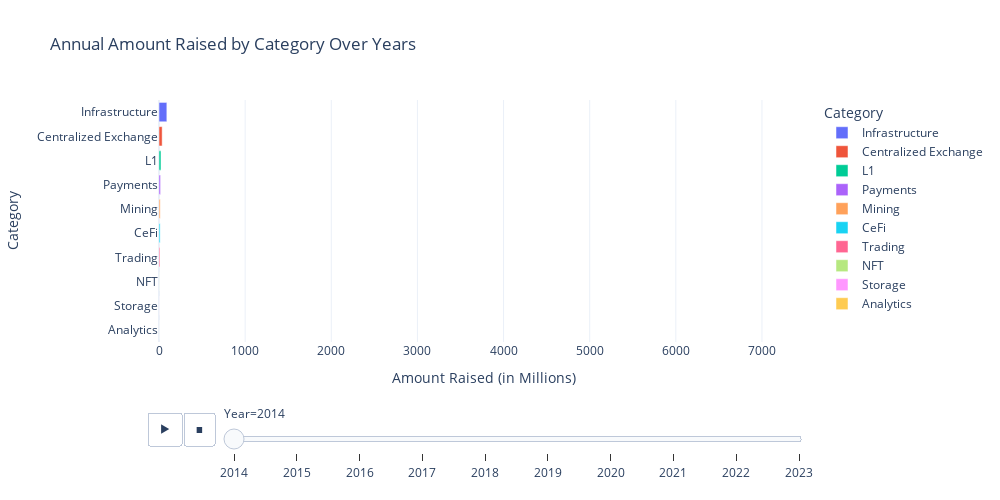

Notebook code cell kept with this figure:
### Code cell
import plotly.express as px

fig = px.bar(year_cat, 
             x='Amount Raised', 
             y='Category', 
             animation_frame='Year', 
             orientation='h',
             range_x=[0, year_cat['Amount Raised'].max() * 1.1],
             title='Annual Amount Raised by Category Over Years',
             color='Category')

fig.update_layout(yaxis={'categoryorder':'total ascending'},
                  xaxis_title='Amount Raised (in Millions)',
                  yaxis_title='Category',
                  legend_title='Category',
                  template='plotly_white',
                  height=500,
                  width=1000,
                  autosize=True)

fig.layout.updatemenus[0].buttons[0].args[1]["frame"]["duration"] = 1000  
fig.layout.updatemenus[0].buttons[0].args[1]["transition"]["duration"] = 500

fig.show()

### Figure 1 — Plotly figure (JSON) as saved in the notebook; plotly's stock layout.template omitted (floating-point values rounded to 4 significant figures)
{"data": [{"alignmentgroup": "True", "hovertemplate": "Category=%{y}<br>Year=2014<br>Amount Raised=%{x}<extra></extra>", "legendgroup": "Infrastructure", "marker": {"color": "#636efa", "pattern": {"shape": ""}}, "name": "Infrastructure", "offsetgroup": "Infrastructure", "orientation": "h", "showlegend": true, "textposition": "auto", "type": "bar", "x": [91.14], "xaxis": "x", "y": ["Infrastructure"], "yaxis": "y"}, {"alignmentgroup": "True", "hovertemplate": "Category=%{y}<br>Year=2014<br>Amount Raised=%{x}<extra></extra>", "legendgroup": "Centralized Exchange", "marker": {"color": "#EF553B", "pattern": {"shape": ""}}, "name": "Centralized Exchange", "offsetgroup": "Centralized Exchange", "orientation": "h", "showlegend": true, "textposition": "auto", "type": "bar", "x": [36.65], "xaxis": "x", "y": ["Centralized Exchange"], "yaxis": "y"}, {"alignmentgroup": "True", "hovertemplate": "Category=%{y}<br>Year=2014<br>Amount Raised=%{x}<extra></extra>", "legendgroup": "L1", "marker": {"color": "#00cc96", "pattern": {"shape": ""}}, "name": "L1", "offsetgroup": "L1", "orientation": "h", "showlegend": true, "textposition": "auto", "type": "bar", "x": [22.98], "xaxis": "x", "y": ["L1"], "yaxis": "y"}, {"alignmentgroup": "True", "hovertemplate": "Category=%{y}<br>Year=2014<br>Amount Raised=%{x}<extra></extra>", "legendgroup": "Payments", "marker": {"color": "#ab63fa", "pattern": {"shape": ""}}, "name": "Payments", "offsetgroup": "Payments", "orientation": "h", "showlegend": true, "textposition": "auto", "type": "bar", "x": [18], "xaxis": "x", "y": ["Payments"], "yaxis": "y"}, {"alignmentgroup": "True", "hovertemplate": "Category=%{y}<br>Year=2014<br>Amount Raised=%{x}<extra></extra>", "legendgroup": "Mining", "marker": {"color": "#FFA15A", "pattern": {"shape": ""}}, "name": "Mining", "offsetgroup": "Mining", "orientation": "h", "showlegend": true, "textposition": "auto", "type": "bar", "x": [14], "xaxis": "x", "y": ["Mining"], "yaxis": "y"}, {"alignmentgroup": "True", "hovertemplate": "Category=%{y}<br>Year=2014<br>Amount Raised=%{x}<extra></extra>", "legendgroup": "CeFi", "marker": {"color": "#19d3f3", "pattern": {"shape": ""}}, "name": "CeFi", "offsetgroup": "CeFi", "orientation": "h", "showlegend": true, "textposition": "auto", "type": "bar", "x": [13.24], "xaxis": "x", "y": ["CeFi"], "yaxis": "y"}, {"alignmentgroup": "True", "hovertemplate": "Category=%{y}<br>Year=2014<br>Amount Raised=%{x}<extra></extra>", "legendgroup": "Trading", "marker": {"color": "#FF6692", "pattern": {"shape": ""}}, "name": "Trading", "offsetgroup": "Trading", "orientation": "h", "showlegend": true, "textposition": "auto", "type": "bar", "x": [10.9], "xaxis": "x", "y": ["Trading"], "yaxis": "y"}, {"alignmentgroup": "True", "hovertemplate": "Category=%{y}<br>Year=2014<br>Amount Raised=%{x}<extra></extra>", "legendgroup": "NFT", "marker": {"color": "#B6E880", "pattern": {"shape": ""}}, "name": "NFT", "offsetgroup": "NFT", "orientation": "h", "showlegend": true, "textposition": "auto", "type": "bar", "x": [0.914], "xaxis": "x", "y": ["NFT"], "yaxis": "y"}, {"alignmentgroup": "True", "hovertemplate": "Category=%{y}<br>Year=2014<br>Amount Raised=%{x}<extra></extra>", "legendgroup": "Storage", "marker": {"color": "#FF97FF", "pattern": {"shape": ""}}, "name": "Storage", "offsetgroup": "Storage", "orientation": "h", "showlegend": true, "textposition": "auto", "type": "bar", "x": [0.582], "xaxis": "x", "y": ["Storage"], "yaxis": "y"}, {"alignmentgroup": "True", "hovertemplate": "Category=%{y}<br>Year=2014<br>Amount Raised=%{x}<extra></extra>", "legendgroup": "Analytics", "marker": {"color": "#FECB52", "pattern": {"shape": ""}}, "name": "Analytics", "offsetgroup": "Analytics", "orientation": "h", "showlegend": true, "textposition": "auto", "type": "bar", "x": [0.1], "xaxis": "x", "y": ["Analytics"], "yaxis": "y"}], "layout": {"autosize": true, "barmode": "relative", "height": 500, "legend": {"title": {"text": "Category"}, "tracegroupgap": 0}, "sliders": [{"active": 0, "currentvalue": {"prefix": "Year="}, "len": 0.9, "pad": {"b": 10, "t": 60}, "steps": [{"args": [["2014"], {"frame": {"duration": 0, "redraw": true}, "fromcurrent": true, "mode": "immediate", "transition": {"duration": 0, "easing": "linear"}}], "label": "2014", "method": "animate"}, {"args": [["2015"], {"frame": {"duration": 0, "redraw": true}, "fromcurrent": true, "mode": "immediate", "transition": {"duration": 0, "easing": "linear"}}], "label": "2015", "method": "animate"}, {"args": [["2016"], {"frame": {"duration": 0, "redraw": true}, "fromcurrent": true, "mode": "immediate", "transition": {"duration": 0, "easing": "linear"}}], "label": "2016", "method": "animate"}, {"args": [["2017"], {"frame": {"duration": 0, "redraw": true}, "fromcurrent": true, "mode": "immediate", "transition": {"duration": 0, "easing": "linear"}}], "label": "2017", "method": "animate"}, {"args": [["2018"], {"frame": {"duration": 0, "redraw": true}, "fromcurrent": true, "mode": "immediate", "transition": {"duration": 0, "easing": "linear"}}], "label": "2018", "method": "animate"}, {"args": [["2019"], {"frame": {"duration": 0, "redraw": true}, "fromcurrent": true, "mode": "immediate", "transition": {"duration": 0, "easing": "linear"}}], "label": "2019", "method": "animate"}, {"args": [["2020"], {"frame": {"duration": 0, "redraw": true}, "fromcurrent": true, "mode": "immediate", "transition": {"duration": 0, "easing": "linear"}}], "label": "2020", "method": "animate"}, {"args": [["2021"], {"frame": {"duration": 0, "redraw": true}, "fromcurrent": true, "mode": "immediate", "transition": {"duration": 0, "easing": "linear"}}], "label": "2021", "method": "animate"}, {"args": [["2022"], {"frame": {"duration": 0, "redraw": true}, "fromcurrent": true, "mode": "immediate", "transition": {"duration": 0, "easing": "linear"}}], "label": "2022", "method": "animate"}, {"args": [["2023"], {"frame": {"duration": 0, "redraw": true}, "fromcurrent": true, "mode": "immediate", "transition": {"duration": 0, "easing": "linear"}}], "label": "2023", "method": "animate"}], "x": 0.1, "xanchor": "left", "y": 0, "yanchor": "top"}], "title": {"text": "Annual Amount Raised by Category Over Years"}, "updatemenus": [{"buttons": [{"args": [null, {"frame": {"duration": 1000, "redraw": true}, "fromcurrent": true, "mode": "immediate", "transition": {"duration": 500, "easing": "linear"}}], "label": "&#9654;", "method": "animate"}, {"args": [[null], {"frame": {"duration": 0, "redraw": true}, "fromcurrent": true, "mode": "immediate", "transition": {"duration": 0, "easing": "linear"}}], "label": "&#9724;", "method": "animate"}], "direction": "left", "pad": {"r": 10, "t": 70}, "showactive": false, "type": "buttons", "x": 0.1, "xanchor": "right", "y": 0, "yanchor": "top"}], "width": 1000, "xaxis": {"anchor": "y", "domain": [0, 1], "range": [0, 7546.0], "title": {"text": "Amount Raised (in Millions)"}}, "yaxis": {"anchor": "x", "categoryarray": ["EVM", "AI", "CEX", "RWA", "Betting", "DEX", "Hardware", "Insurance", "Information services digital assets", "CeFi Yield", "Zero Knowledge Industry", "MEV", "Blockchain-as-a-Service", "Liquid Staking Protocol", "Taxes", "Cloud Security", "Smart contract audits", "Game", "Crypto Intelligence", "News", "Supply Chain", "Voting", "Smart contract security", "Custody", "DAO infrastructure", "L2", "Healthcare", "Scaling Solution", "IoT", "Travel", "Social Platform", "Smart Contract Platform", "Real Estate", "Information security", "Metaverse", "Digital Identity", "Banking", "Web3", "Cybersecurity", "DeFi", "Gaming", "Analytics", "Storage", "NFT", "Trading", "CeFi", "Mining", "Payments", "L1", "Centralized Exchange", "Infrastructure"], "categoryorder": "total ascending", "domain": [0, 1], "title": {"text": "Category"}}}}
